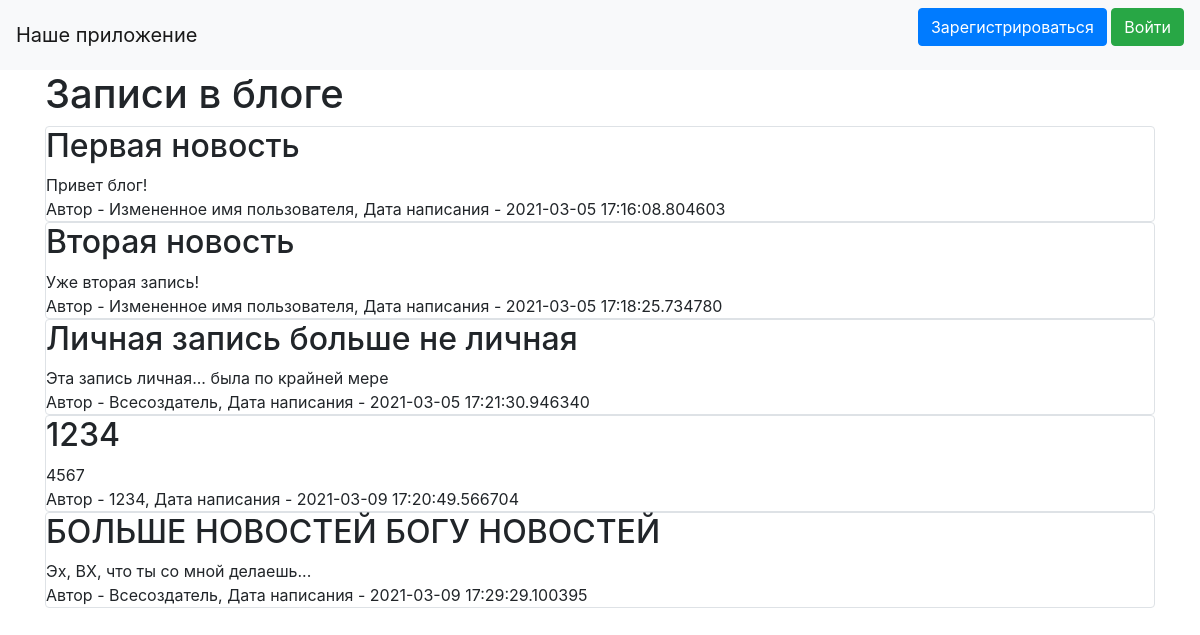
The page / on the database its author committed.
### data/news.py (models this page shows)
class News(SqlAlchemyBase):
    __tablename__ = 'news'
    id = sqlalchemy.Column(sqlalchemy.Integer,
                           primary_key=True, autoincrement=True)
    title = sqlalchemy.Column(sqlalchemy.String, nullable=True)
    content = sqlalchemy.Column(sqlalchemy.String, nullable=True)
    created_date = sqlalchemy.Column(sqlalchemy.DateTime,
                                     default=datetime.datetime.now)
    is_private = sqlalchemy.Column(sqlalchemy.Boolean, default=True)
    user_id = sqlalchemy.Column(sqlalchemy.Integer,
                                sqlalchemy.ForeignKey("users.id"))
    user = orm.relation('User')

### data/users.py (models this page shows, shortened)
class User(SqlAlchemyBase, UserMixin):
    __tablename__ = 'users'
    id = sqlalchemy.Column(sqlalchemy.Integer,
                           primary_key=True, autoincrement=True)
    name = sqlalchemy.Column(sqlalchemy.String, nullable=True)
    about = sqlalchemy.Column(sqlalchemy.String, nullable=True)
    email = sqlalchemy.Column(sqlalchemy.String,
                              index=True, unique=True, nullable=True)
    hashed_password = sqlalchemy.Column(sqlalchemy.String, nullable=True)
    created_date = sqlalchemy.Column(sqlalchemy.DateTime,
                                     default=datetime.datetime.now)
    news = orm.relation("News", back_populates='user')

### blog.py (the view)
@app.route("/")
def index():
    db_sess = db_session.create_session()
    if current_user.is_authenticated:
        news = db_sess.query(News).filter(
            (News.user == current_user) | (News.is_private != True))
    else:
        news = db_sess.query(News).filter(News.is_private != True)
    return render_template("index.html", news=news)

### data/db_session.py (called while the page is built)
def create_session() -> Session:
    global __factory
    return __factory()

### templates/index.html (shortened to what this page needs)
{% extends "base.html" %}
{% block content %}
<h1>Записи в блоге</h1>
{% for item in news%}
<div class="col-md6 border rounded">
    <h2>{{item.title}}</h2>
    <div>
        {{item.content}}
    </div>
    <div>
        Автор - {{item.user.name}}, Дата написания - {{item.created_date}}
    </div>
</div>
{% endfor %}
{% endblock %}

### templates/base.html (shortened to what this page needs)
<!doctype html>
<html lang="en">
<head>
    <link rel="stylesheet"
          href="https://stackpath.bootstrapcdn.com/bootstrap/4.4.1/css/bootstrap.min.css"
>
</head>
<body>
<header>
    <nav class="navbar navbar-light bg-light">
        <a class="navbar-brand" href="#">Наше приложение</a>
    {% if current_user.is_authenticated %}
    <a class="navbar-brand" href="/logout">{{ current_user.name }}</a>
{% else %}
    <p>
        <a class="btn btn-primary " href="/register">Зарегистрироваться</a>
        <a class="btn btn-success" href="/login">Войти</a>
    </p>
    </nav>
{% endif %}
</header>
<main role="main" class="container">
    {% block content %}{% endblock %}
</main>
</body>
</html>

### rows shown on the page
News: title "Первая новость", content "Привет блог!", user.name "Измененное имя пользователя", created_date "2021-03-05 17:16:08.804603"
News: title "Вторая новость", content "Уже вторая запись!", user.name "Измененное имя пользователя", created_date "2021-03-05 17:18:25.734780"
News: title "Личная запись больше не личная", content "Эта запись личная... была по крайней мере", user.name "Всесоздатель", created_date "2021-03-05 17:21:30.946340"
News: title "1234", content "4567", user.name "1234", created_date "2021-03-09 17:20:49.566704"
News: title "БОЛЬШЕ НОВОСТЕЙ БОГУ НОВОСТЕЙ", content "Эх, ВХ, что ты со мной делаешь...", user.name "Всесоздатель", created_date "2021-03-09 17:29:29.100395"
